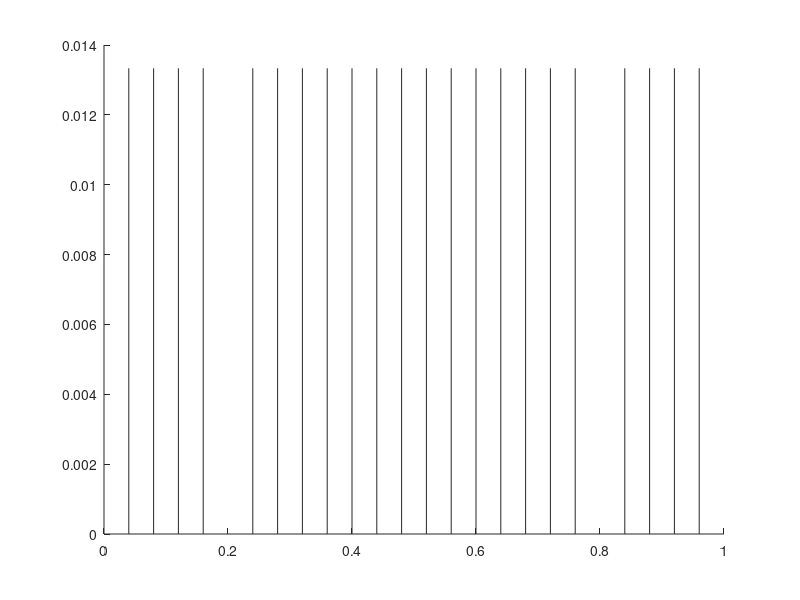

Source code (MATLAB):
function mf_XMinorTick(n_minortick,color,enable)
% Syntax: mf_XMinorTick
%
% Input:    
% {opt}     n_minortick  - number of steps of XMinorTick [values (numeric)]
%                          five steps by default
% 
% {opt}     color        - color used in XMinorTick, black by default
%
% {opt}     enable       - disable or enable XMinorTick, enbale='on' by 
%                          default
%
% Example 1:  Without input arguments
%    mf_XMinorTick
%
% Example 2:  Without Color input argument
% 
%    mf_XMinorTick(5)
%
% Example 3:  Set steps of XMinorTick and color XMinorTick
%
%    mf_XMinorTick(3,'r')
%
% Example 4:  Set disable  XMinorTick
%
%    mf_XMinorTick([],[],'off')
%
%
% mf_XMinorTick is part of  Flow uMet-LBA Qa/Qc system Toolbox 
% INPA - National Institute of Amazonian Research 
% LBA  - Large Scale Biosphere-Atmosphere Experiment in Amazonia
%
% Development : Paulo R. Teixeira and Team Micromet.
% FeedBack : paulo.ricardo.teixeira at gmail.com
%
% Note: Fix error - XMinorTick above XTick (solve: with NaN and change
% layer)
% Note: Add function - XMinorTick disable option

if strcmp(get(gca,'XminorTick'),'off')==0
    warning('MATLAB:mf_XMinorTick',...
        'XMinorTick Active! \n XMinorTick will be disabled')
    set(gca,'XMinorTick','off');
end
 if nargin<3;enable={'on'};end
if nargin<2;color= get(gca,'XColor');end
if nargin<1;n_minortick=5;color= get(gca,'XColor');end

if (ischar(enable) && strcmpi(enable,'off'));...
        try
        h = findobj(gca,'Type','line');
        delete(h(1:end-1,1))    
        return;
        catch err
            error([mfilename ':ErrorDelXMinorTick'],...
                'Could not disable XMinorTick');
        end
else
    
end

try
    x_value=get(gca,'Xtick');
    incremet=x_value(2)/n_minortick;
    new_xminortick=[min(x_value)+incremet:incremet:max(x_value)-incremet]';
    
    for j=1:size(x_value,2)
        id=new_xminortick==x_value(1,j);
        new_xminortick(id)=NaN;
        set(gca, 'Layer','top')
    end
    
    new_xminortick(:,2)=new_xminortick(:,1);
    
catch err
    error([mfilename ':ErrorRunFile'],'Could not run file');
end

y_value=get(gca,'YTick');
% height=[zeros(size(new_xminortick,1),1) ...
%     ones(size(new_xminortick,1),1).*min(get(gca,'Ytick'))+...
%     (y_value(2)-y_value(1))/10];
height=[zeros(size(new_xminortick,1),1) ...
    ones(size(new_xminortick,1),1).*min(get(gca,'Ytick'))+...
    (y_value(2)-y_value(1))/10] ./ 1.5;  % hack by Wim Thiery

for i=1:size(new_xminortick,1)
    line(new_xminortick(i,:),height(i,:),'Color',color)
end

end